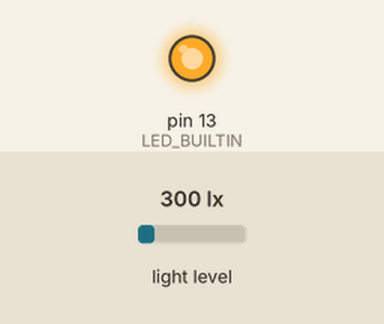
Simulated run of this sketch. Board: Teensy 4. Shown: output pins drawn as LEDs (lit = HIGH). The test bench sets the inputs (shaded band); at power-on: light level 300 lx.

Above: at 0.16 s.
At 0.92 s:
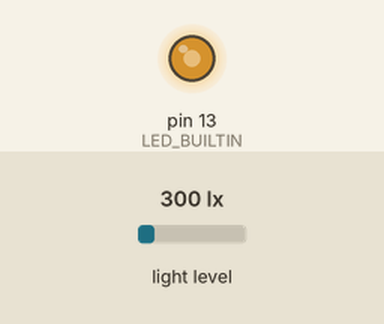
1.3 s: light level set to 40 lx
Timing chart, 0 to 10.3 s (numbered marks = the images above; inputs shaded):
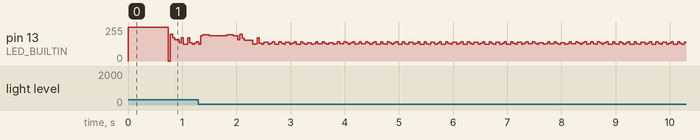

The sketch:

Light-MIDI-Note.ino
```cpp
/*

  Advanced BH1750 library usage example

  This example has some comments about advanced usage features.

  Connections

  - VCC to 3V3 or 5V
  - GND to GND
  - SCL to SCL (A5 on Arduino Uno, Leonardo, etc or 21 on Mega and Due, on
    esp8266 free selectable)
  - SDA to SDA (A4 on Arduino Uno, Leonardo, etc or 20 on Mega and Due, on
    esp8266 free selectable)
  - ADD to (not connected) or GND

  ADD pin is used to set sensor I2C address. If it has voltage greater or equal
  to 0.7VCC voltage (e.g. you've connected it to VCC) the sensor address will be
  0x5C. In other case (if ADD voltage less than 0.7 * VCC) the sensor address
  will be 0x23 (by default).

*/

#include <BH1750.h>
#include <Wire.h>

#include "Filter.h"

ExponentialFilter<long> FilterRange(10, 0);

#define LOWCC1 16
#define HIGHCC1 LOWCC1 + 32


/*
  BH1750 can be physically configured to use two I2C addresses:
    - 0x23 (most common) (if ADD pin had < 0.7VCC voltage)
    - 0x5C (if ADD pin had > 0.7VCC voltage)

  Library uses 0x23 address as default, but you can define any other address.
  If you had troubles with default value - try to change it to 0x5C.

*/
BH1750 lightMeter(0x5c);

// the MIDI channel number to send messages
const int channel = 1;

// the MIDI continuous controller for each analog input
const int controllerA0 = 16; // 10 = pan position


float n0;
float previousA0 = -1;

float minVal = 1.00;
float maxVal = 10000.00;


const boolean debug = false;

void setup() {

  pinMode(LED_BUILTIN, OUTPUT);

  if (debug)
  {
    Serial.begin(115200);

    while (!Serial) {
      //Wait for USB serial port to connect. Needed for native USB port only
    }
  }

  // Initialize the I2C bus (BH1750 library doesn't do this automatically)
  Wire.begin();

  // On esp8266 you can select SCL and SDA pins using Wire.begin(D4, D3);

  /*

    BH1750 has six different measurement modes. They are divided in two groups;
    continuous and one-time measurements. In continuous mode, sensor
    continuously measures lightness value. In one-time mode the sensor makes
    only one measurement and then goes into Power Down mode.

    Each mode, has three different precisions:

      - Low Resolution Mode - (4 lx precision, 16ms measurement time)
      - High Resolution Mode - (1 lx precision, 120ms measurement time)
      - High Resolution Mode 2 - (0.5 lx precision, 120ms measurement time)

    By default, the library uses Continuous High Resolution Mode, but you can
    set any other mode, by passing it to BH1750.begin() or BH1750.configure()
    functions.

    [!] Remember, if you use One-Time mode, your sensor will go to Power Down
    mode each time, when it completes a measurement and you've read it.

    Full mode list:

      BH1750_CONTINUOUS_LOW_RES_MODE
      BH1750_CONTINUOUS_HIGH_RES_MODE (default)
      BH1750_CONTINUOUS_HIGH_RES_MODE_2

      BH1750_ONE_TIME_LOW_RES_MODE
      BH1750_ONE_TIME_HIGH_RES_MODE
      BH1750_ONE_TIME_HIGH_RES_MODE_2

  */

  // begin returns a boolean that can be used to detect setup problems.
  if (lightMeter.begin(BH1750::CONTINUOUS_LOW_RES_MODE)) {
    if (debug)Serial.println(F("BH1750 Advanced begin"));
  } else {
    if (debug)Serial.println(F("Error initialising BH1750"));
    while (true) {
      digitalWrite(LED_BUILTIN, HIGH);
      delay(500);
      digitalWrite(LED_BUILTIN, LOW);
      delay(500);
    } // Stop forever
  }
}

void loop() {
  digitalWrite(LED_BUILTIN, HIGH);
  if (lightMeter.measurementReady()) {

    FilterRange.Filter(lightMeter.readLightLevel());
    float lux = FilterRange.Current();

    n0 = lux;

    if (n0 != previousA0) {
      usbMIDI.sendControlChange(controllerA0, constrain (map (n0, minVal , maxVal, 0, 127), 0, 127), channel);
      usbMIDI.sendNoteOn(constrain (map (n0, minVal , maxVal, 0, 127),0,127), 99, channel);  // 60 = C4
      delay(10);
      usbMIDI.sendNoteOff(constrain (map (n0, minVal , maxVal, 0, 127),0,127), 0, channel);  // 60 = C4
      //14bit
      //usbMIDI.sendControlChange(HIGHCC1, FilterRange.Current() & 0x7F, 1);
      //usbMIDI.sendControlChange(LOWCC1, (FilterRange.Current() >> 7) & 0x7F, 1);

      previousA0 = n0;
    }

    if (debug) {
      Serial.print("Light: ");
      Serial.print(lux);
      Serial.println(" lx");
    }
    delay(5);
    digitalWrite(LED_BUILTIN, LOW);
    delay(5);
  }
  // MIDI Controllers should discard incoming MIDI messages.
  // http://forum.pjrc.com/threads/24179-Teensy-3-Ableton-Analog-CC-causes-midi-crash
  while (usbMIDI.read()) {
    // ignore incoming messages
  }
}
```
